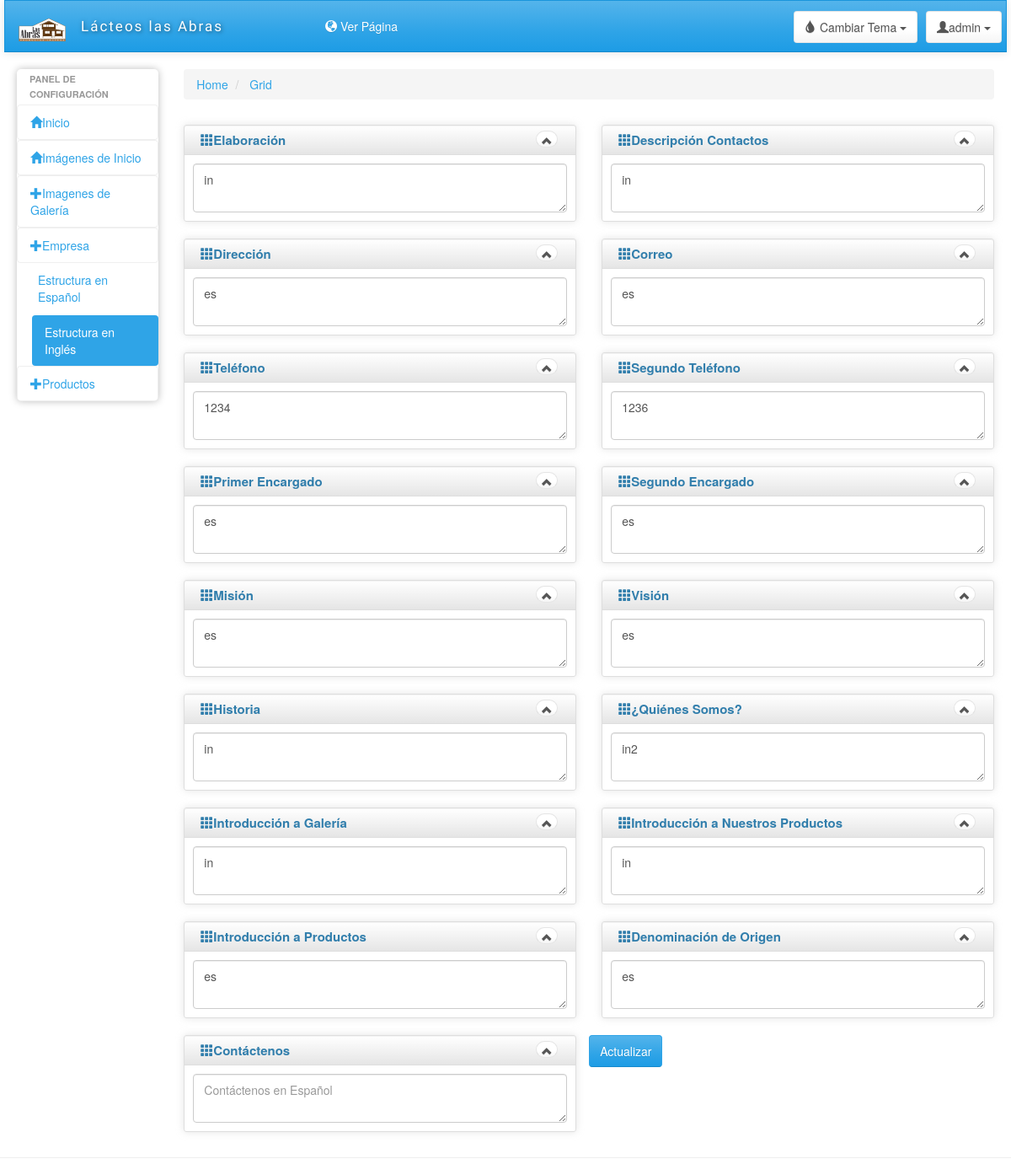
The app's page /Presentation/Admin/empresaIngles.php with its own data.
### tables this page shows
CREATE TABLE `la_empresa` (
  `atId` int(11) NOT NULL,
  `atHistoria` text NOT NULL,
  `atQuinesSomos` text,
  `atDescripcionGaleria` text NOT NULL,
  `atElaboracion` text NOT NULL,
  `atDescripcionProductoA` text NOT NULL,
  `atElaboracionProductoB` text NOT NULL,
  `atDenominacion` text NOT NULL,
  `atDescripcionContactos` text NOT NULL,
  `atDireccion` text NOT NULL,
  `atCorreo` text NOT NULL,
  `atTelefonoA` int(11) NOT NULL,
  `atTelefonoB` int(11) NOT NULL,
  `atEncargadoA` text NOT NULL,
  `atEncargadoB` text NOT NULL,
  `atMision` text NOT NULL,
  `atVision` text NOT NULL,
  `atIdioma` int(11) NOT NULL
);

### Presentation/Admin/empresaIngles.php (the view, shortened to what the rows shown need)
<!DOCTYPE html>
<html lang="en">
    <head>
        <?php
            include '../../Business/Empresa/EmpresaBusiness.php';
            $instEmpresaBusiness = new EmpresaBusiness();
            $tem = $instEmpresaBusiness->getEmpresaInBusiness();
        ?>
    </head>
    <body>
        <div class="ch-container">
            <div class="row">
                <?php include 'menuAdmin.php'; ?>
                <div id="content" class="col-lg-10 col-sm-10">
                    <form method="POST" action="../../Business/Empresa/ActualizarEmpresaAccion.php?len=en">
                        <div class="row">
                            <div class="box col-md-6">
                                <div class="box-inner">
                                    <div class="box-header well" data-original-title="">
                                        <h2><i class="glyphicon glyphicon-th"></i>Elaboración</h2>
                                    </div>
                                    <div class="box-content">
                                        <div class="row">
                                            <div class="col-md-12">
                                                <textarea class="form-control" id="exampleInputPassword1" name="elaboracion"><?php echo $tem->elaboracion ?></textarea>
                                            </div>
                                        </div>
                                    </div>
                                </div>
                            </div>
                            <div class="box col-md-6">
                                <div class="box-inner">
                                    <div class="box-header well" data-original-title="">
                                        <h2><i class="glyphicon glyphicon-th"></i>Descripción Contactos</h2>
                                    </div>
                                    <div class="box-content">
                                        <div class="row">
                                            <div class="col-md-12">
                                                <textarea class="form-control" id="exampleInputPassword1" name="descripcionContactos" ><?php echo $tem->descripcionContactos ?></textarea>
                                            </div>
                                        </div>
                                    </div>
                                </div>
                            </div>
                            <div class="box col-md-6">
                                <div class="box-inner">
                                    <div class="box-header well" data-original-title="">
                                        <h2><i class="glyphicon glyphicon-th"></i>Dirección</h2>
                                    </div>
                                    <div class="box-content">
                                        <div class="row">
                                            <div class="col-md-12">
                                                <textarea class="form-control" id="exampleInputPassword1" name="direccion" ><?php echo $tem->direccion ?></textarea>
                                            </div>
                                        </div>
                                    </div>
                                </div>
                            </div>
                            <div class="box col-md-6">
                                <div class="box-inner">
                                    <div class="box-header well" data-original-title="">
                                        <h2><i class="glyphicon glyphicon-th"></i>Correo</h2>
                                    </div>
                                    <div class="box-content">
                                        <div class="row">
                                            <div class="col-md-12">
                                                <textarea class="form-control" id="exampleInputPassword1" name="correo"  ><?php echo $tem->correo ?></textarea>
                                            </div>
                                        </div>
                                    </div>
                                </div>
                            </div>
                            <div class="box col-md-6">
                                <div class="box-inner">
                                    <div class="box-header well" data-original-title="">
                                        <h2><i class="glyphicon glyphicon-th"></i>Teléfono</h2>
                                    </div>
                                    <div class="box-content">
                                        <div class="row">
                                            <div class="col-md-12">
                                                <textarea class="form-control" id="exampleInputPassword1" name="telefonoA" ><?php echo $tem->telefonoA ?></textarea>
                                            </div>
                                        </div>
                                    </div>
                                </div>
                            </div>
                            <div class="box col-md-6">
                                <div class="box-inner">
                                    <div class="box-header well" data-original-title="">
                                        <h2><i class="glyphicon glyphicon-th"></i>Segundo Teléfono</h2>
                                    </div>
                                    <div class="box-content">
                                        <div class="row">
                                            <div class="col-md-12">
                                                <textarea class="form-control" id="exampleInputPassword1" name="telefonoB" ><?php echo $tem->telefonoB ?></textarea>
                                            </div>
                                        </div>
                                    </div>
                                </div>
                            </div>
                            <div class="box col-md-6">
                                <div class="box-inner">
                                    <div class="box-header well" data-original-title="">
                                        <h2><i class="glyphicon glyphicon-th"></i>Primer Encargado</h2>
                                    </div>
                                    <div class="box-content">
                                        <div class="row">
                                            <div class="col-md-12">
                                                <textarea class="form-control" id="exampleInputPassword1" name="encargadoA" ><?php echo $tem->encargadoA ?></textarea>
                                            </div>
                                        </div>
                                    </div>
                                </div>
                            </div>
                            <div class="box col-md-6">
                                <div class="box-inner">
                                    <div class="box-header well" data-original-title="">
                                        <h2><i class="glyphicon glyphicon-th"></i>Segundo Encargado</h2>
                                    </div>
                                    <div class="box-content">
                                        <div class="row">
                                            <div class="col-md-12">
                                                <textarea class="form-control" id="exampleInputPassword1" name="encargadoB" ><?php echo $tem->encargadoB ?></textarea>
                                            </div>
                                        </div>
                                    </div>
                                </div>
                            </div>
                            <div class="box col-md-6">
                                <div class="box-inner">
                                    <div class="box-header well" data-original-title="">
                                        <h2><i class="glyphicon glyphicon-th"></i>Misión</h2>
                                    </div>
                                    <div class="box-content">
                                        <div class="row">
                                            <div class="col-md-12">
                                                <textarea class="form-control" id="exampleInputPassword1" name="mision" ><?php echo $tem->mision ?></textarea>
                                            </div>
                                        </div>
                                    </div>
                                </div>
                            </div>
                            <div class="box col-md-6">
                                <div class="box-inner">
                                    <div class="box-header well" data-original-title="">
                                        <h2><i class="glyphicon glyphicon-th"></i>Visión</h2>
                                    </div>
                                    <div class="box-content">
                                        <div class="row">
                                            <div class="col-md-12">
                                                <textarea class="form-control" id="exampleInputPassword1" name="vision" ><?php echo $tem->vision ?></textarea>
                                            </div>
                                        </div>
                                    </div>
                                </div>
                            </div>
                            <div class="box col-md-6">
                                <div class="box-inner">
                                    <div class="box-header well" data-original-title="">
                                        <h2><i class="glyphicon glyphicon-th"></i>Historia</h2>
                                    </div>
                                    <div class="box-content">
                                        <div class="row">
                                            <div class="col-md-12">
                                                <textarea class="form-control" id="exampleInputPassword1" name="historia"><?php echo $tem->historia ?></textarea>
                                            </div>
                                        </div>
                                    </div>
                                </div>
                            </div>
                            <div class="box col-md-6">
                                <div class="box-inner">
                                    <div class="box-header well" data-original-title="">
                                        <h2><i class="glyphicon glyphicon-th"></i>¿Quiénes Somos?</h2>
                                    </div>
                                    <div class="box-content">
                                        <div class="row">
                                            <div class="col-md-12">
                                                <textarea class="form-control" id="exampleInputPassword1"  name="quinesSomos"><?php echo $tem->quinesSomos ?></textarea>
                                            </div>
                                        </div>
                                    </div>
                                </div>
                            </div>
                            <div class="box col-md-6">
                                <div class="box-inner">
                                    <div class="box-header well" data-original-title="">
                                        <h2><i class="glyphicon glyphicon-th"></i>Introducción a Galería</h2>
                                    </div>
                                    <div class="box-content">
                                        <div class="row">
                                            <div class="col-md-12">
                                                <textarea class="form-control" id="exampleInputPassword1" name="descripcionGaleria"><?php echo $tem->descripcionGaleria ?></textarea>
                                            </div>
                                        </div>
                                    </div>
                                </div>
                            </div>
                            <div class="box col-md-6">
                                <div class="box-inner">
                                    <div class="box-header well" data-original-title="">
                                        <h2><i class="glyphicon glyphicon-th"></i>Introducción a Nuestros Productos</h2>
                                    </div>
                                    <div class="box-content">
                                        <div class="row">
                                            <div class="col-md-12">
                                                <textarea class="form-control" id="exampleInputPassword1" name="descripcionProductoA"><?php echo $tem->descripcionProductoA ?></textarea>
                                            </div>
                                        </div>
                                    </div>
                                </div>
                            </div>
                            <div class="box col-md-6">
                                <div class="box-inner">
                                    <div class="box-header well" data-original-title="">
                                        <h2><i class="glyphicon glyphicon-th"></i>Introducción a Productos</h2>
                                    </div>
                                    <div class="box-content">
                                        <div class="row">
                                            <div class="col-md-12">
                                                <textarea class="form-control" id="exampleInputPassword1" name="elaboracionProductoB" ><?php echo $tem->elaboracionProductoB ?></textarea>
                                            </div>
                                        </div>
                                    </div>
                                </div>
                            </div>
                            <div class="box col-md-6">
                                <div class="box-inner">
                                    <div class="box-header well" data-original-title="">
                                        <h2><i class="glyphicon glyphicon-th"></i>Denominación de Origen</h2>
                                    </div>
                                    <div class="box-content">
                                        <div class="row">
                                            <div class="col-md-12">
                                                <textarea class="form-control" id="exampleInputPassword1" name="denominacion" ><?php echo $tem->denominacion ?></textarea>
                                            </div>
                                        </div>
                                    </div>
                                </div>
                            </div>
                            <div class="box col-md-6">
                                <div class="box-inner">
                                    <div class="box-header well" data-original-title="">
                                        <h2><i class="glyphicon glyphicon-th"></i>Contáctenos</h2>
                                    </div>
                                </div>
                            </div>
                        </div>
                    </form>
                </div>
            </div>
        </div>
    </body>
</html>

### records on screen
la_empresa: elaboracion "in", descripcionContactos "in", direccion "es", correo "es", telefonoA "1234", telefonoB "1236", encargadoA "es", encargadoB "es", mision "es", vision "es", historia "in", quinesSomos "in2", descripcionGaleria "in", descripcionProductoA "in", elaboracionProductoB "es", denominacion "es"
